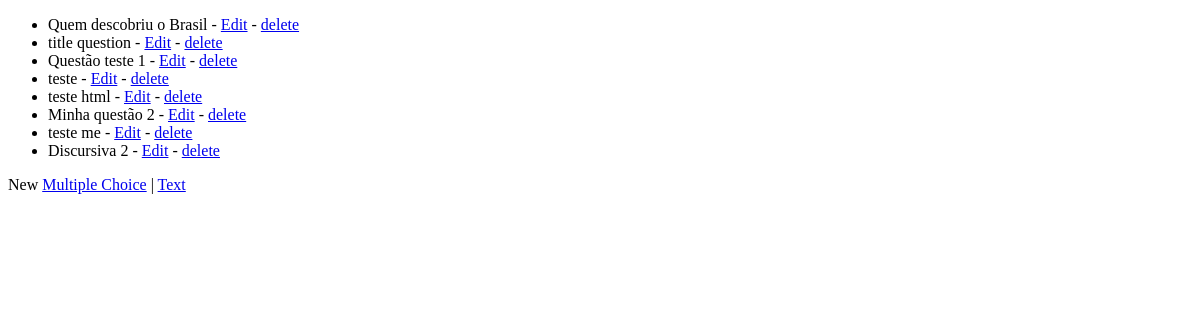
The app's page /questiondb/question/, older data.
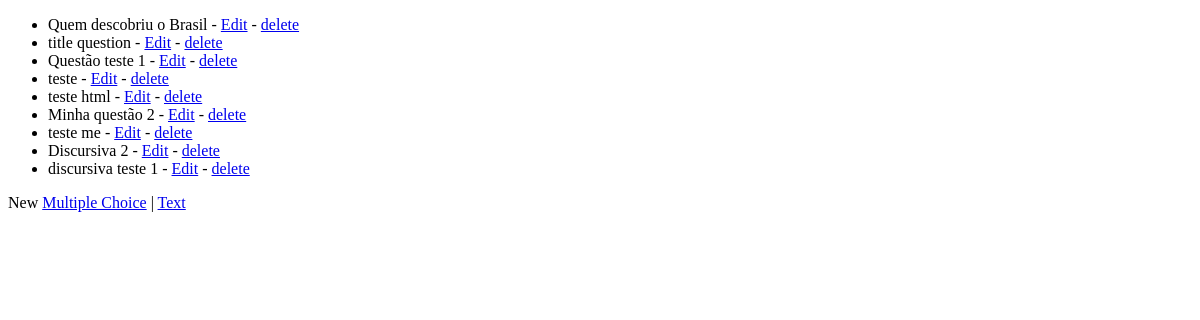
The same page, newer data.
### questiondb/models.py (models this page shows, shortened)
class Question(models.Model):
    title = models.CharField(max_length=300)
    body_html = models.TextField(verbose_name='Text')
    body_plain_text = models.TextField()
    category = models.ForeignKey("category", default=None, blank=True, null=True)
    QUESTION_TYPE = (
        ('t', 'text'),
         ('m', 'multiple choice'),
    )
    DEGREE_OF_DIFICULTY = (
        (1, 'Very Easy'),
        (2, 'Easy'),
        (3, 'Normal'),
        (4, 'Hard'),
        (5, 'Very Hard')
    )
    question_type = models.CharField(max_length=1, choices=QUESTION_TYPE, blank=False, default='t')
    degree_of_dificulty = models.IntegerField(choices=DEGREE_OF_DIFICULTY, blank=False, default=DegreeOfDificulty.Normal)
    def __str__(self):
        return self.title

### questiondb/views.py (the view)
class QuestionListView(generic.ListView):
    model = Question

### questiondb/templates/questiondb/question_list.html (shortened to what this page needs)
<!DOCTYPE html>
<html lang="en">
<head>
</head>
<body>
{% if question_list %}
<ul>
{% for question in question_list %}
    <li>{{ question }} - <a href="{% url 'question-update' question.pk %}">Edit</a> -
    <a href="{% url 'question-delete' question.pk %}">delete</a> </li>
{% endfor %}
</ul>
{% endif %}
<p>
New
<a href="{% url 'question-create' 'm'%}">Multiple Choice</a> |
<a href="{% url 'question-create' 't'%}">Text</a>
</p>
</body>
</html>

Row changes from the older to the newer data that the page shows:
added Question: title "discursiva teste 1"
